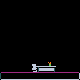

This game map was drawn from its Tiled (.tmx) file and the tilesets committed beside it. A one-line description and the full map source follow:
An orthogonal 10x10 tile map with 8x8 px tiles, 1 tile layer (Tile Layer 1).

<map version="1.0" tiledversion="1.1.4" orientation="orthogonal" renderorder="right-down" width="10" height="10" tilewidth="8" tileheight="8" infinite="0" nextobjectid="1">
 <tileset firstgid="1" name="tileset" tilewidth="8" tileheight="8" tilecount="400" columns="20">
  <image source="tileset.png" width="160" height="160" />
 </tileset>
 <layer name="Tile Layer 1" width="10" height="10">
  <data encoding="csv">
0,0,0,0,0,0,0,0,0,0,
0,0,0,0,0,0,0,0,0,0,
0,0,0,0,0,0,0,0,0,0,
0,0,0,0,0,0,0,0,0,0,
0,0,0,0,0,0,0,0,0,0,
0,0,0,0,0,0,0,0,0,0,
0,0,0,0,0,0,0,0,0,0,
0,0,0,0,118,119,120,0,0,0,
0,0,0,0,138,139,140,0,0,0,
61,62,62,62,62,62,62,62,62,63
</data>
 </layer>
</map>